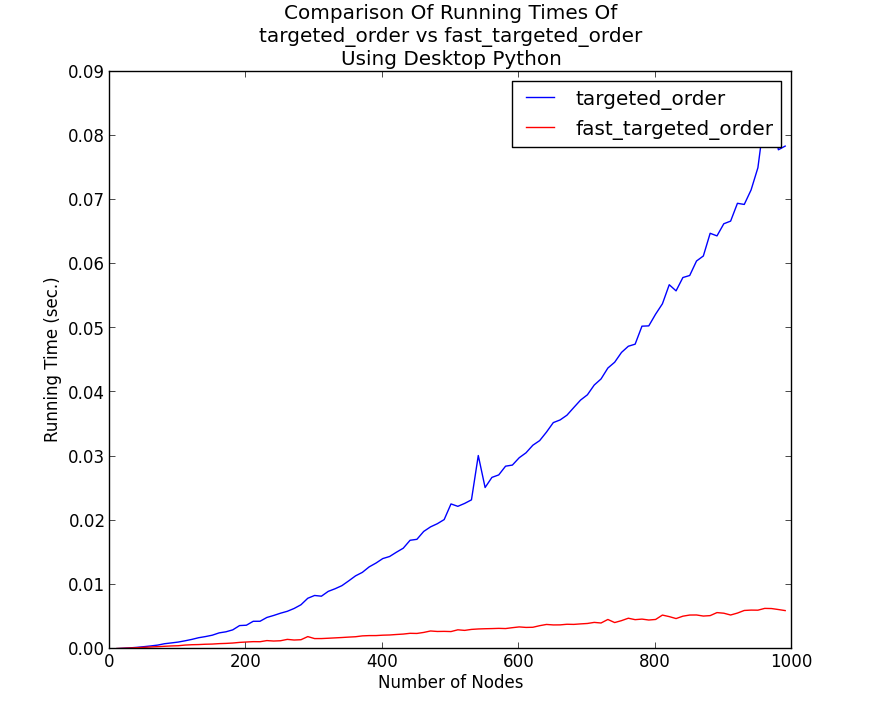

Recreate this plot in Python.
#!/usr/bin/python

import App2
import collections
import matplotlib.pyplot as plt
import time


INITIAL_NODES = 5


def copy_graph(graph):
    """
    Make a copy of a graph
    """
    new_graph = {}
    for node in graph:
        new_graph[node] = set(graph[node])
    return new_graph


def fast_targeted_order(ugraph):
    graph = copy_graph(ugraph)
    degree_sets = collections.defaultdict(set)
    for node in graph:
        degree = len(graph[node])
        degree_sets[degree].add(node)
    result = []
    for degree in xrange(len(graph) - 1, -1, -1):
        while degree_sets[degree]:
            node = degree_sets[degree].pop()
            neighbors = graph[node]
            for neighbor in neighbors:
                neighbor_degree = len(graph[neighbor])
                degree_sets[neighbor_degree].remove(neighbor)
                degree_sets[neighbor_degree-1].add(neighbor)
                graph[neighbor].remove(node)
            result.append(node)
            graph.pop(node)
    return result


def targeted_order(ugraph):
    """
    Compute a targeted attack order consisting
    of nodes of maximal degree
    
    Returns:
    A list of nodes
    """
    # copy the graph
    new_graph = copy_graph(ugraph)
    
    order = []    
    while len(new_graph) > 0:
        max_degree = -1
        for node in new_graph:
            if len(new_graph[node]) > max_degree:
                max_degree = len(new_graph[node])
                max_degree_node = node
        
        neighbors = new_graph[max_degree_node]
        new_graph.pop(max_degree_node)
        for neighbor in neighbors:
            new_graph[neighbor].remove(max_degree_node)

        order.append(max_degree_node)
    return order


def main():
    xvals = range(10, 1000, 10)
    yvals_to = []
    yvals_fto = []
    for n in xvals:
        upa_graph = App2.make_upa_graph(INITIAL_NODES, n)
        start_time = time.time()
        to = targeted_order(upa_graph)
        yvals_to.append(time.time() - start_time)
        start_time = time.time()
        fto = fast_targeted_order(upa_graph)
        yvals_fto.append(time.time() - start_time)
    plt.plot(xvals, yvals_to, '-b', label='targeted_order')
    plt.plot(xvals, yvals_fto, '-r', label='fast_targeted_order')
    plt.legend(loc='upper right')
    plt.ylabel('Running Time (sec.)')
    plt.xlabel('Number of Nodes')
    plt.title('Comparison Of Running Times Of\ntargeted_order vs fast_targeted_order\n'
              'Using Desktop Python')
    plt.show()
    import pdb; pdb.set_trace()


if __name__ == '__main__':
    main()
